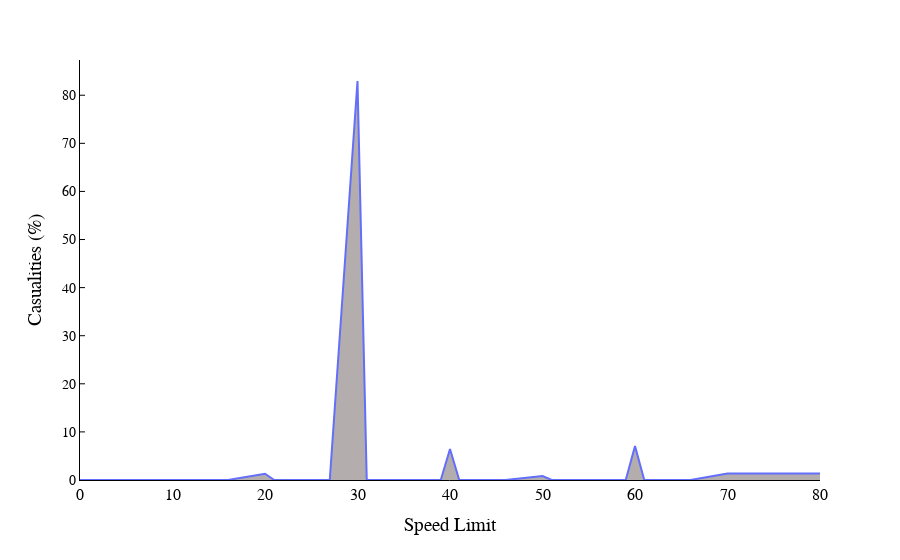

The cell this chart's notebook holds for it:
### Code cell
# Plotting speed based on casualities
fig=px.area(x=df9.index, y=df9['Percentage of Casualities'])
# change color of the area
fig.update_traces(fillcolor='#b3aead')
# Changing the label of X and Y axis
fig.update_layout(xaxis_title="Speed Limit", yaxis_title="Casualities (%)",
                        font=dict(family="Times New Roman", size=16, color="black"))    
# Remove the grid lines
fig.update_layout(showlegend=False, xaxis_showgrid=False, yaxis_showgrid=False)
# Change the color of the axis line
fig.update_layout(xaxis_linecolor='black', yaxis_linecolor='black')
# Add tick lines to the y axis
fig.update_yaxes(ticks="inside", tickwidth=1, tickcolor="black")
# add tick to end poiny of y axis
fig.update_yaxes(tickfont=dict(family="Times New Roman", size=14, color="black" ))
# Change y axis limit
#fig.update_yaxes(range=[0, 100])
# Change the x limit
fig.update_xaxes(range=[0, 80])
# Change background color
fig.update_layout(paper_bgcolor="white", plot_bgcolor="white")
# show the plot
fig.show()

### Figure 1 — Plotly figure (JSON) as saved in the notebook; plotly's stock layout.template omitted (floating-point values rounded to 4 significant figures)
{"data": [{"fillcolor": "#b3aead", "hovertemplate": "x=%{x}<br>y=%{y}<extra></extra>", "legendgroup": "", "line": {"color": "#636efa"}, "mode": "lines", "name": "", "orientation": "v", "showlegend": false, "stackgroup": "1", "type": "scatter", "x": [0, 3, 5, 10, 13, 15, 16, 20, 21, 22, 25, 26, 27, 30, 31, 32, 33, 34, 35, 36, 38, 39, 40, 41, 45, 46, 50, 51, 55, 59, 60, 61, 62, 66, 70, 660], "xaxis": "x", "y": [0.008214, 0.0001208, 0.001208, 0.01268, 0.0001208, 0.006402, 0.0001208, 1.309, 0.0001208, 0.0001208, 0.0007248, 0.0001208, 0.0002416, 82.96, 0.0008456, 0.0002416, 0.0001208, 0.0001208, 0.0001208, 0.001329, 0.0007248, 0.0004832, 6.443, 0.0004832, 0.0001208, 0.0001208, 0.8064, 0.0008456, 0.0001208, 0.0001208, 7.073, 0.0007248, 0.0001208, 0.0002416, 1.373, 0.0001208], "yaxis": "y"}], "layout": {"font": {"color": "black", "family": "Times New Roman", "size": 16}, "legend": {"tracegroupgap": 0}, "margin": {"t": 60}, "paper_bgcolor": "white", "plot_bgcolor": "white", "showlegend": false, "xaxis": {"anchor": "y", "domain": [0, 1], "linecolor": "black", "range": [0, 80], "showgrid": false, "title": {"text": "Speed Limit"}}, "yaxis": {"anchor": "x", "domain": [0, 1], "linecolor": "black", "showgrid": false, "tickcolor": "black", "tickfont": {"color": "black", "family": "Times New Roman", "size": 14}, "ticks": "inside", "tickwidth": 1, "title": {"text": "Casualities (%)"}}}}
